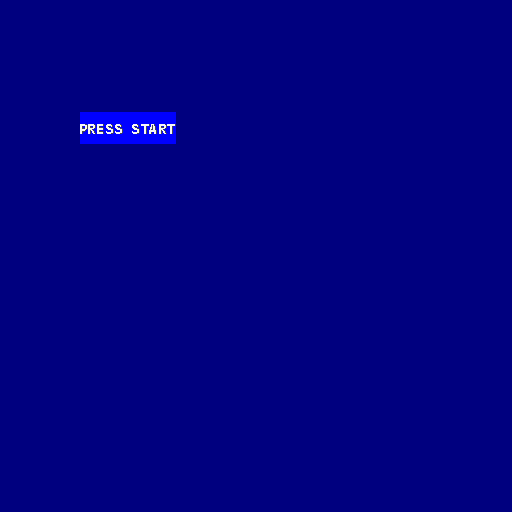

Below is a game level as drawn by its tile map, then a one-line description and the .tmx file that defines it, in full:
An orthogonal 32x32 tile map with 16x16 px tiles, 1 tile layer (Tile Layer 1).

<map version="1.0" tiledversion="1.1.5" orientation="orthogonal" renderorder="right-down" width="32" height="32" tilewidth="16" tileheight="16" infinite="0" nextobjectid="1">
 <tileset firstgid="1" source="BreakoutSpriteSheet.tsx" />
 <layer name="Tile Layer 1" width="32" height="32">
  <data encoding="csv">
15,15,15,15,15,15,15,15,15,15,15,15,15,15,15,15,15,15,15,15,15,15,15,15,15,15,15,15,15,15,15,15,
15,15,15,15,15,15,15,15,15,15,15,15,15,15,15,15,15,15,15,15,15,15,15,15,15,15,15,15,15,15,15,15,
15,15,15,15,15,15,15,15,15,15,15,15,15,15,15,15,15,15,15,15,15,15,15,15,15,15,15,15,15,15,15,15,
15,15,15,15,15,15,15,15,15,15,15,15,15,15,15,15,15,15,15,15,15,15,15,15,15,15,15,15,15,15,15,15,
15,15,15,15,15,15,15,15,15,15,15,15,15,15,15,15,15,15,15,15,15,15,15,15,15,15,15,15,15,15,15,15,
15,15,15,15,15,15,15,15,15,15,15,15,15,15,15,15,15,15,15,15,15,15,15,15,15,15,15,15,15,15,15,15,
15,15,15,15,15,15,15,15,15,15,15,15,15,15,15,15,15,15,15,15,15,15,15,15,15,15,15,15,15,15,15,15,
15,15,15,15,15,81,82,83,84,85,86,15,15,15,15,15,15,15,15,15,15,15,15,15,15,15,15,15,15,15,15,15,
15,15,15,15,15,89,90,91,92,93,94,15,15,15,15,15,15,15,15,15,15,15,15,15,15,15,15,15,15,15,15,15,
15,15,15,15,15,15,15,15,15,15,15,15,15,15,15,15,15,15,15,15,15,15,15,15,15,15,15,15,15,15,15,15,
15,15,15,15,15,15,15,15,15,15,15,15,15,15,15,15,15,15,15,15,15,15,15,15,15,15,15,15,15,15,15,15,
15,15,15,15,15,15,15,15,15,15,15,15,15,15,15,15,15,15,15,15,15,15,15,15,15,15,15,15,15,15,15,15,
15,15,15,15,15,15,15,15,15,15,15,15,15,15,15,15,15,15,15,15,15,15,15,15,15,15,15,15,15,15,15,15,
15,15,15,15,15,15,15,15,15,15,15,15,15,15,15,15,15,15,15,15,15,15,15,15,15,15,15,15,15,15,15,15,
15,15,15,15,15,15,15,15,15,15,15,15,15,15,15,15,15,15,15,15,15,15,15,15,15,15,15,15,15,15,15,15,
15,15,15,15,15,15,15,15,15,15,15,15,15,15,15,15,15,15,15,15,15,15,15,15,15,15,15,15,15,15,15,15,
15,15,15,15,15,15,15,15,15,15,15,15,15,15,15,15,15,15,15,15,15,15,15,15,15,15,15,15,15,15,15,15,
15,15,15,15,15,15,15,15,15,15,15,15,15,15,15,15,15,15,15,15,15,15,15,15,15,15,15,15,15,15,15,15,
15,15,15,15,15,15,15,15,15,15,15,15,15,15,15,15,15,15,15,15,15,15,15,15,15,15,15,15,15,15,15,15,
15,15,15,15,15,15,15,15,15,15,15,15,15,15,15,15,15,15,15,15,15,15,15,15,15,15,15,15,15,15,15,15,
15,15,15,15,15,15,15,15,15,15,15,15,15,15,15,15,15,15,15,15,15,15,15,15,15,15,15,15,15,15,15,15,
15,15,15,15,15,15,15,15,15,15,15,15,15,15,15,15,15,15,15,15,15,15,15,15,15,15,15,15,15,15,15,15,
15,15,15,15,15,15,15,15,15,15,15,15,15,15,15,15,15,15,15,15,15,15,15,15,15,15,15,15,15,15,15,15,
15,15,15,15,15,15,15,15,15,15,15,15,15,15,15,15,15,15,15,15,15,15,15,15,15,15,15,15,15,15,15,15,
15,15,15,15,15,15,15,15,15,15,15,15,15,15,15,15,15,15,15,15,15,15,15,15,15,15,15,15,15,15,15,15,
15,15,15,15,15,15,15,15,15,15,15,15,15,15,15,15,15,15,15,15,15,15,15,15,15,15,15,15,15,15,15,15,
15,15,15,15,15,15,15,15,15,15,15,15,15,15,15,15,15,15,15,15,15,15,15,15,15,15,15,15,15,15,15,15,
15,15,15,15,15,15,15,15,15,15,15,15,15,15,15,15,15,15,15,15,15,15,15,15,15,15,15,15,15,15,15,15,
15,15,15,15,15,15,15,15,15,15,15,15,15,15,15,15,15,15,15,15,15,15,15,15,15,15,15,15,15,15,15,15,
15,15,15,15,15,15,15,15,15,15,15,15,15,15,15,15,15,15,15,15,15,15,15,15,15,15,15,15,15,15,15,15,
15,15,15,15,15,15,15,15,15,15,15,15,15,15,15,15,15,15,15,15,15,15,15,15,15,15,15,15,15,15,15,15,
15,15,15,15,15,15,15,15,15,15,15,15,15,15,15,15,15,15,15,15,15,15,15,15,15,15,15,15,15,15,15,15
</data>
 </layer>
</map>
